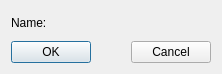
<?xml version="1.0" encoding="UTF-8"?>
<ui version="4.0">
 <class>PHengLEIBoundaryDeleteDialog</class>
 <widget class="QDialog" name="PHengLEIBoundaryDeleteDialog">
  <property name="geometry">
   <rect>
    <x>0</x>
    <y>0</y>
    <width>222</width>
    <height>74</height>
   </rect>
  </property>
  <property name="windowTitle">
   <string>Dialog</string>
  </property>
  <layout class="QGridLayout" name="gridLayout">
   <item row="0" column="0">
    <widget class="QLabel" name="label">
     <property name="text">
      <string>Name:</string>
     </property>
    </widget>
   </item>
   <item row="0" column="1" colspan="3">
    <widget class="QLabel" name="label_Name">
     <property name="text">
      <string/>
     </property>
    </widget>
   </item>
   <item row="1" column="0" colspan="2">
    <widget class="QPushButton" name="pushButton_OK">
     <property name="text">
      <string>OK</string>
     </property>
    </widget>
   </item>
   <item row="1" column="2">
    <spacer name="horizontalSpacer">
     <property name="orientation">
      <enum>Qt::Horizontal</enum>
     </property>
     <property name="sizeHint" stdset="0">
      <size>
       <width>28</width>
       <height>20</height>
      </size>
     </property>
    </spacer>
   </item>
   <item row="1" column="3">
    <widget class="QPushButton" name="pushButton_Cancel">
     <property name="text">
      <string>Cancel</string>
     </property>
    </widget>
   </item>
  </layout>
 </widget>
 <resources/>
 <connections/>
</ui>
